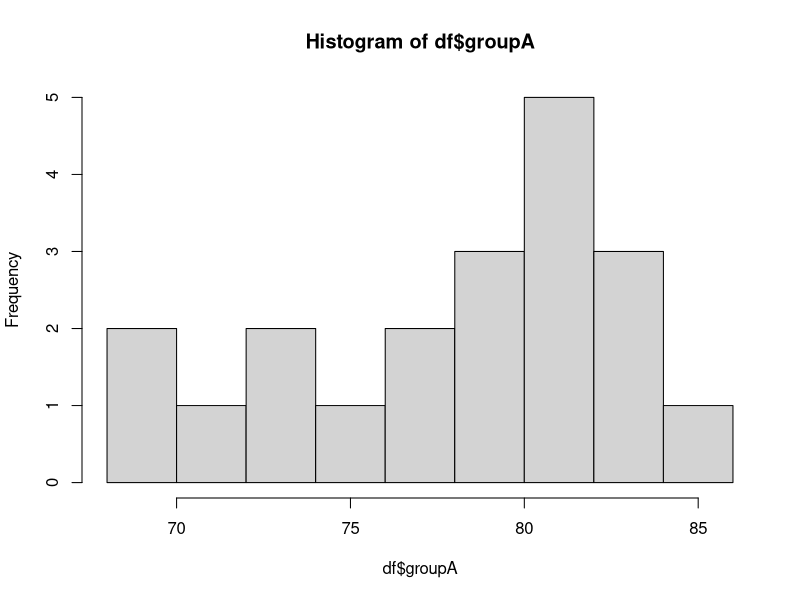
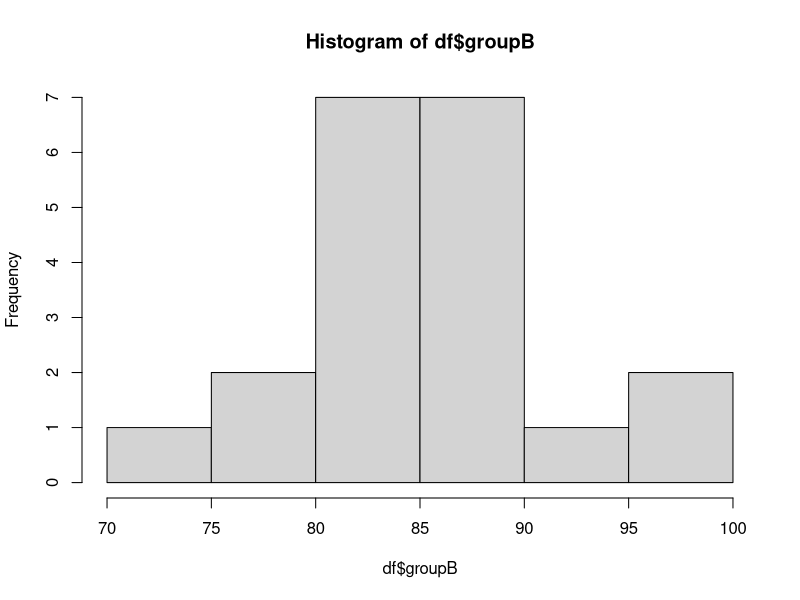

Generate these figures, in order, with R:
'this tutorial practices kolmogorov-smirnov test'

setwd("C:/Projects/Statistics/L07")
rm(list = ls())

# load data and show distributions
df <- read.csv("k-s_data.csv", header = TRUE)
hist(df$groupA, breaks = 8)
hist(df$groupB, breaks = 8)
# construct cdf table of the two groups
# compose x spanning vector acording to data limits
x <- seq(round(0.8 * min(df)), 100, length = round(length(df$groupA) / 3))
x
# initiate a dataframe for the calculation of CDFs of the two groups and their distances (D)
cdfs <- data.frame("x" = x,
                   "cdf_A" = numeric(length(x)),
                   "cdf_B" = numeric(length(x)),
                   "D" = numeric(length(x)))
# loop over X bin by bin and calculate CDFs of groupA and groupB values
for (i in seq(seq_along(x))) {
  # CDF is the number of elements that are equal or smaller than x[i] normalized by the entire sample size
  cdfs[i, "cdf_A"] <- length(df$groupA[df$groupA <= x[i]]) / length(df$groupA)
  cdfs[i, "cdf_B"] <- length(df$groupB[df$groupB <= x[i]]) / length(df$groupB)
  # D vector is the bin-differences between groups in absolute value
  cdfs[i, "D"] <- abs(cdfs[i, "cdf_A"] - cdfs[i, "cdf_B"])
}
# calculate maximal D from cdfs["D"] 
# D_max is the desired statistical estimate of the K-S test
D_max <- max(cdfs["D"])

h <- ks.test(df$groupA, df$groupB)
print(paste('D_max from ks.test()=', h$statistic))
print(paste("D_max from man calc=", D_max))

jpeg("KS_CDF.jpg")
par(mar = c(5, 5.5, 3, 6))
plot(x, cdfs$cdf_A, col = 'black', type = "l", lwd = 2,
     cex.lab = 2, ylim = c(0, 1.05), ylab = "", cex.axis = 1.5)
par(new = TRUE)
plot(x, cdfs$cdf_B, col = 'red', type = "l", lwd = 2,
     ylim = c(0, 1.05), ylab = "",
     cex.lab = 2, cex.axis = 1.5)
par(new = TRUE)
plot(x, cdfs$D, col = 'blue', type = "l", lwd = 2,
     ylim = c(0, 1.05), ylab = "CDF",
     cex.lab = 2, cex.axis = 1.5)
legend("topleft",
       c("groupA", "groupB", "D"),
       col = c("black", "red", "blue"), lty = 1:1, lwd = 2, cex = 1.5)
dev.off()